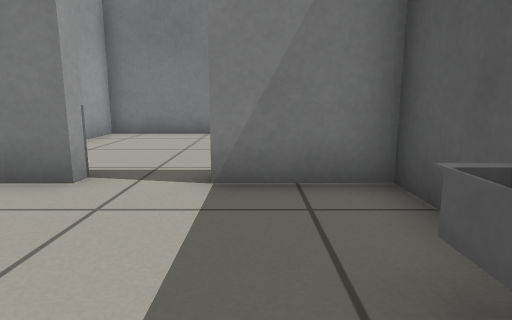
view 1 (above)

15 first-person views from a walk through a robot-simulator world made for Gazebo. The camera is 0.5 m above the floor, tilts 10° down and sees 75° across. The floor is counted in squares, 0.5 m on a side. Each view is taken from the middle of a square. On the plan, view 1 faces up. The plan holds only what a view shows up to about 12 squares ahead; the rest is blank.

view 2
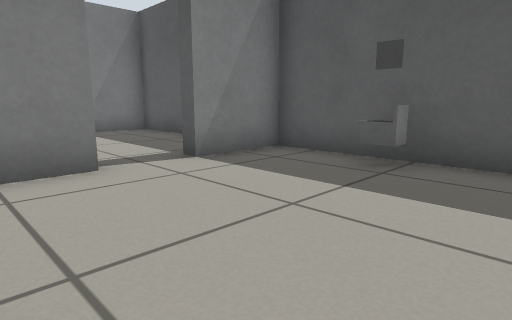

view 3
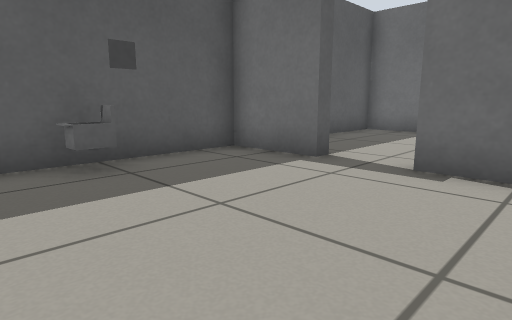

view 4
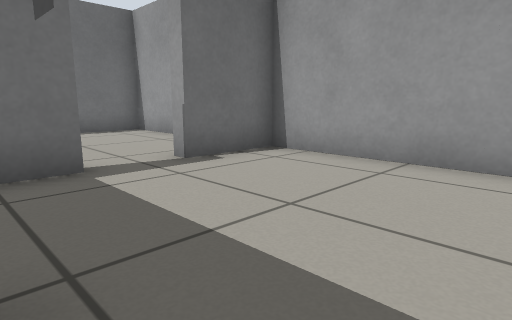

view 5
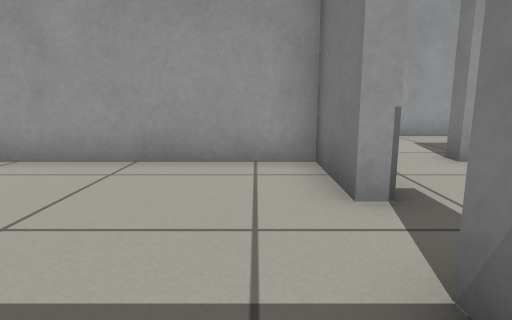

view 6
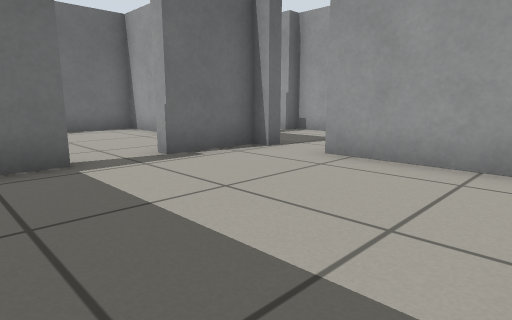

view 7
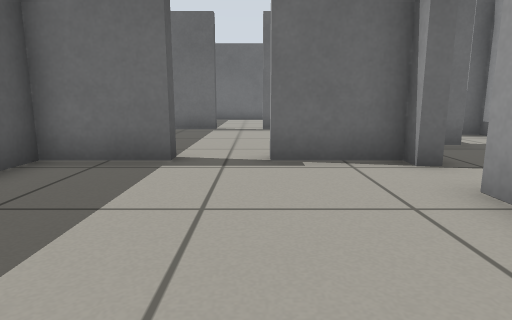

view 8
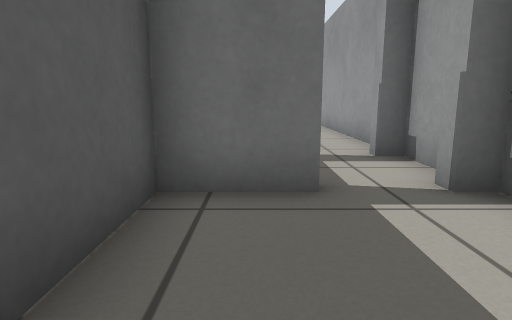

view 9
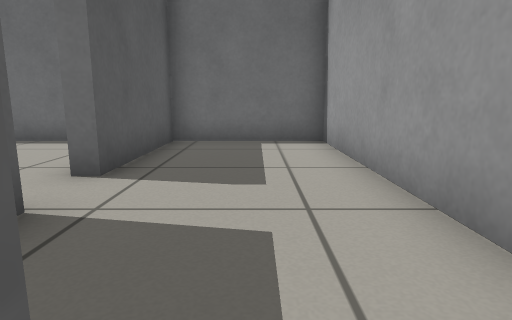

view 10
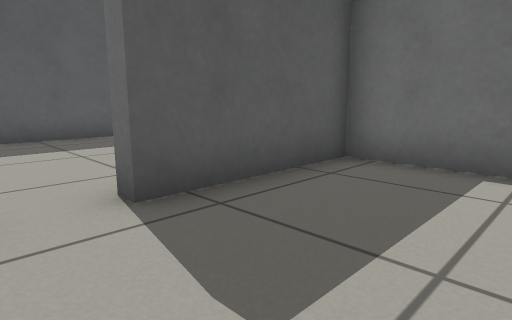

view 11
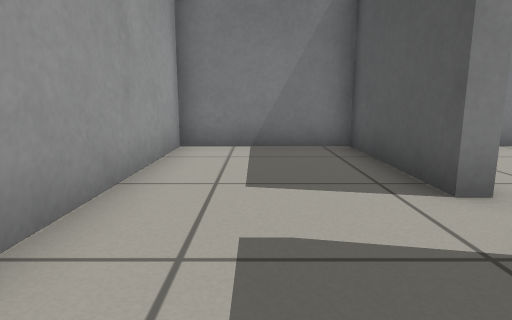

view 12
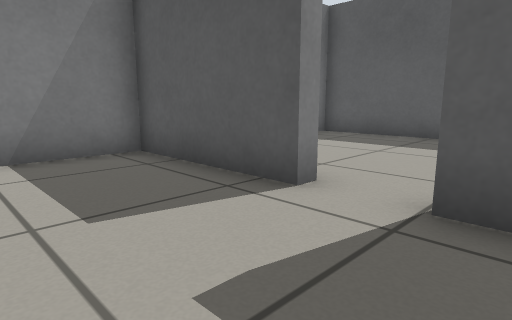

view 13
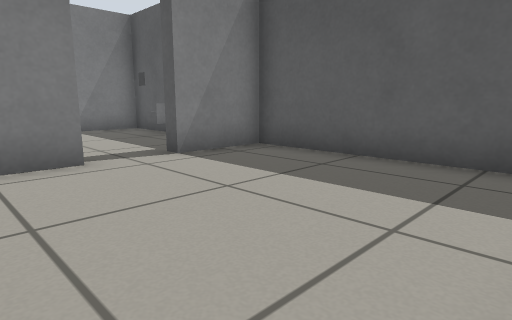

view 14
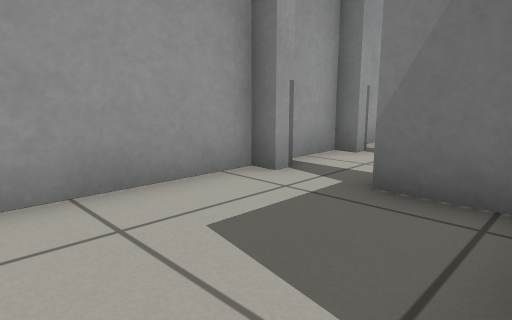

view 15
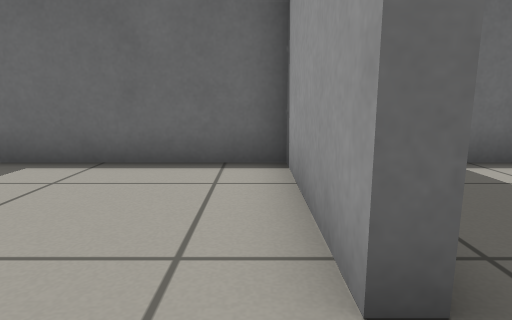

### Floor plan
Points are (right, up) in squares from view 1. A wall is a line through its corners. A room is listed if a view was taken in it or the views show most of it. See-through windows are left out.
Room 1 (views 1, 2, 3, 4, 5)
walls: (-2.2, 4) (-4.5, 4) (-4.5, -2) (-2.2, -2) (-2.2, -2.4); (-0.6, -2.4) (-0.6, -2) (1.7, -2) (1.7, 4) (-0.6, 4)
ways out: opening at (-1.5, 4) to room 2; opening at (-1.5, -2) to room 4
objects: grey panel (0, 1); marker (1, 1)
Room 2 (views 6, 7)
walls: (-4.5, 4.9) (-4.5, 4.4) (-2.2, 4.4) (-2.2, 4); (-0.6, 4) (-0.6, 4.4) (1.7, 4.4) (1.7, 10.4) (-4.5, 10.4) (-4.5, 6.4)
ways out: opening at (-1.5, 4) to room 1; opening at (-5, 5.5) to room 3
Room 3 (views 8, 9, 10, 11, 12, 14)
walls: (-6.8, 2.4) (-4.9, 2.4) (-4.9, 4.9) (-4.5, 4.9); (-5.4, -0.4) (-6.8, -0.4); (-4.5, 6.4) (-4.9, 6.4) (-4.9, 10.4) (-8.7, 10.4) (-8.7, -8.4) (-4.9, -8.4) (-4.9, -4.4) (-4.5, -4.4)
ways out: opening at (-5, 5.5) to room 2; opening at (-5, -3.5) to room 4
objects: grey post (-8, 0); grey post (-8, 2)
Room 4 (views 13, 15)
walls: (-4.5, -4.4) (-4.5, -8.4) (1.7, -8.4) (1.7, -2.4) (-0.6, -2.4); (-2.2, -2.4) (-3.4, -2.4)
ways out: opening at (-1.5, -2) to room 1; opening at (-5, -3.5) to room 3

Where each view was taken, in squares from view 1:
view 1: 0 up, 0 right, facing up
view 2: 1 down, 4 left, facing up-right
view 3: 3 up, 4 left, facing down-right
view 4: 3 up, 1 right, facing down-left
view 5: 3 up, 1 right, facing left
view 6: 10 up, 1 right, facing down-left
view 7: 10 up, 2 left, facing down
view 8: 6 up, 6 left, facing down
view 9: 0 up, 7 left, facing down
view 10: 3 down, 8 left, facing down-right
view 11: 3 up, 7 left, facing up
view 12: 4 up, 8 left, facing up-right
view 13: 8 down, 4 left, facing up-right
view 14: 4 down, 5 left, facing up-left
view 15: 3 down, 4 left, facing down
